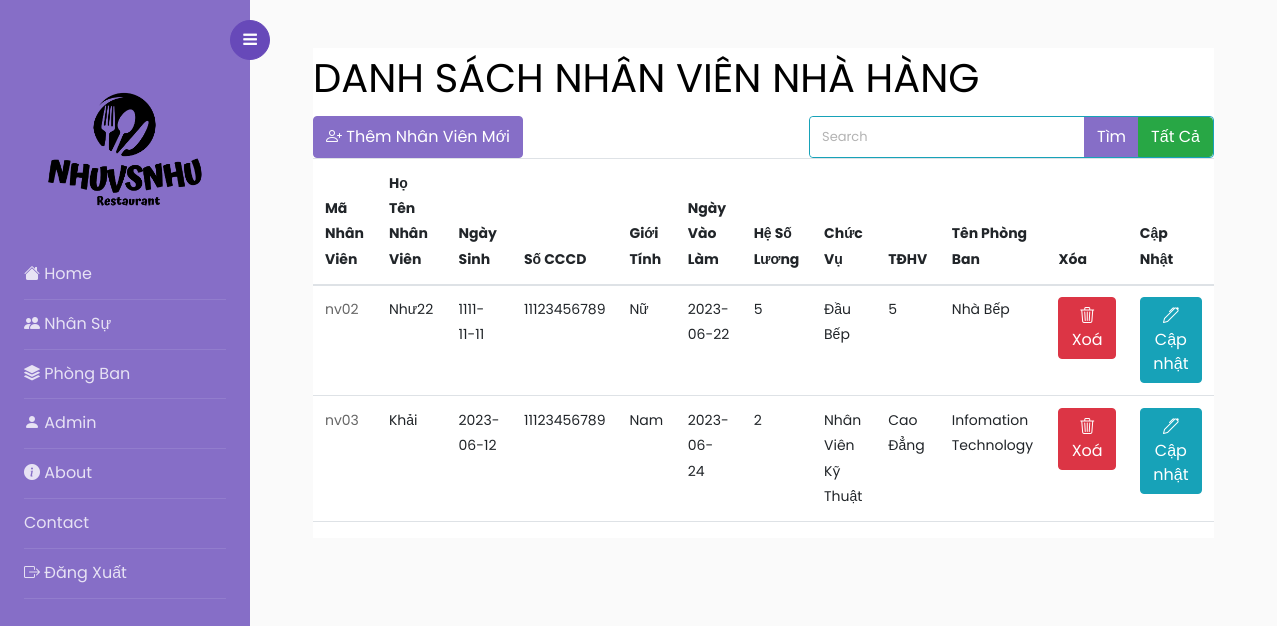
/Nhansu/nhansu.php, run on the app's committed database.
### tables this page shows
CREATE TABLE `chucvu` (
  `MACV` varchar(10) NOT NULL,
  `TENCV` varchar(50) NOT NULL,
  `CHITIET` mediumtext NOT NULL
);

CREATE TABLE `nhanvien` (
  `MANV` varchar(10) NOT NULL,
  `HOTENNV` varchar(50) NOT NULL,
  `NGAYSINH` date NOT NULL,
  `SOCCCD` varchar(12) NOT NULL,
  `GIOITINH` varchar(10) NOT NULL,
  `NGAYVAOLAM` date NOT NULL,
  `HESOLUONG` float NOT NULL,
  `MACV` varchar(10) NOT NULL,
  `TDHV` varchar(10) NOT NULL,
  `MAPB` varchar(10) NOT NULL
);

CREATE TABLE `phongban` (
  `MAPB` varchar(10) NOT NULL,
  `TENPB` varchar(50) NOT NULL,
  `CHITIET` mediumtext NOT NULL
);

### Nhansu/nhansu.php (the view)
<?php include('header.php'); ?>
<?php include('sidebar.php'); ?>
<div id="content" class="p-4 p-md-5 pt-5">
    <section class="intro">
        <div class="h-100 ">
            <div class=" mask d-flex align-items-center  h-100">
                <div class="container-fluid">
                    <div class="row justify-content-center">
                        <div class="col-12">
                            <div class="table-responsive bg-white">
                                <?php
                                include("../connect.php");
                                if (isset($_REQUEST["search"])) {
                                    $search = addslashes($_GET['search']);
                                    $key = $_GET['search'];
                                    $query = "SELECT * FROM chucvu, phongban,nhanvien  WHERE hotennv = like '%$search%'
                                                                            AND chucvu.macv = nhanvien.macv
                                                                             AND phongban.mapb = nhanvien.mapb ";
                                } else {
                                    $query = "SELECT * FROM chucvu, phongban,nhanvien  WHERE chucvu.macv = nhanvien.macv AND phongban.mapb = nhanvien.mapb ";
                                }
                                $ketqua = mysqli_query($connect, $query);
                                ?>
                                <h1>DANH SÁCH NHÂN VIÊN NHÀ HÀNG</h1>
                                <div class="d-flex justify-content-between ">
                                <?php include("form_them_nv.php"); ?>
                                <form class="" action="" method="get">
                                    <div class=" input-group rounded  w-100 border border-info">
                                        <input type="text" name="search" class="form-control" placeholder="Search" />
                                        <input class="bi bi-search btn btn-primary" type="submit" value="Tìm">
                                        <input value="Tất Cả" class="btn btn-success   " type="button" onclick="window.location.href='book.php'">
                                    </div>
                                </form>
                                </div>
                                <table class="table">
                                    <thead>
                                        <tr>
                                            <th scope="col">Mã Nhân Viên</th>
                                            <th scope="col">Họ Tên Nhân Viên</th>
                                            <th scope="col">Ngày Sinh</th>
                                            <th scope="col">Số CCCD</th>
                                            <th scope="col">Giới Tính</th>
                                            <th scope="col">Ngày Vào Làm</th>
                                            <th scope="col">Hệ Số Lương</th>
                                            <th scope="col">Chức Vụ</th>
                                            <th scope="col">TĐHV</th>
                                            <th scope="col">Tên Phòng Ban</th>
                                            <th scope="col">Xóa</th>
                                            <th scope="col">Cập Nhật</th>
                                        </tr>
                                    </thead>
                                    <tbody>
                                        <tr>
                                            <?php
                                            while ($row = mysqli_fetch_array($ketqua)) {
                                                echo "<tr>";
                                                echo "<td scope=\"row\" style=\"color: #666666;\">" . $row["MANV"] . "</td>";
                                                echo "<td>" . $row["HOTENNV"] . "</td>";
                                                echo "<td>" . $row["NGAYSINH"] . "</td>";
                                                echo "<td>" . $row["SOCCCD"] . "</td>";
                                                echo "<td>" . $row["GIOITINH"] . "</td>";
                                                echo "<td>" . $row["NGAYVAOLAM"] . "</td>";
                                                echo "<td>" . $row["HESOLUONG"] . "</td>";
                                                echo "<td>" . $row["TENCV"] . "</td>";
                                                echo "<td>" . $row["TDHV"] . "</td>";
                                                echo "<td>" . $row["TENPB"] . "</td>";
                                                echo "<td><center><a class=\"text-decoration-none bi bi-trash3 btn btn-danger \" href=\"xoa_nv.php?MANV=" . $row["MANV"] . "\"> Xoá</a> </center> </td>";
                                                echo "<td><center><a class=\"text-decoration-none bi bi-pen btn btn-info\" href=\"chinhsua_nv.php?MANV=" . $row["MANV"] . "\"> Cập nhật</a></center></td>";
                                            }
                                            ?>
                                        </tr>
                                        </tr>
                                    </tbody>
                                </table>
                            </div>
                        </div>
                    </div>
                </div>
            </div>
        </div>
    </section>
</div>
<?php include('footer.php') ?>

### data on the page
chucvu: nhanvien.MANV "nv02", nhanvien.HOTENNV "Như22", nhanvien.NGAYSINH "1111-11-11", nhanvien.SOCCCD "11123456789", nhanvien.GIOITINH "Nữ", nhanvien.NGAYVAOLAM "2023-06-22", nhanvien.HESOLUONG "5", TENCV "Đầu Bếp", nhanvien.TDHV "5", phongban.TENPB "Nhà Bếp"
chucvu: nhanvien.MANV "nv03", nhanvien.HOTENNV "Khải", nhanvien.NGAYSINH "2023-06-12", nhanvien.SOCCCD "11123456789", nhanvien.GIOITINH "Nam", nhanvien.NGAYVAOLAM "2023-06-24", nhanvien.HESOLUONG "2", TENCV "Nhân Viên Kỹ Thuật", nhanvien.TDHV "Cao Đẳng", phongban.TENPB "Infomation Technology"
